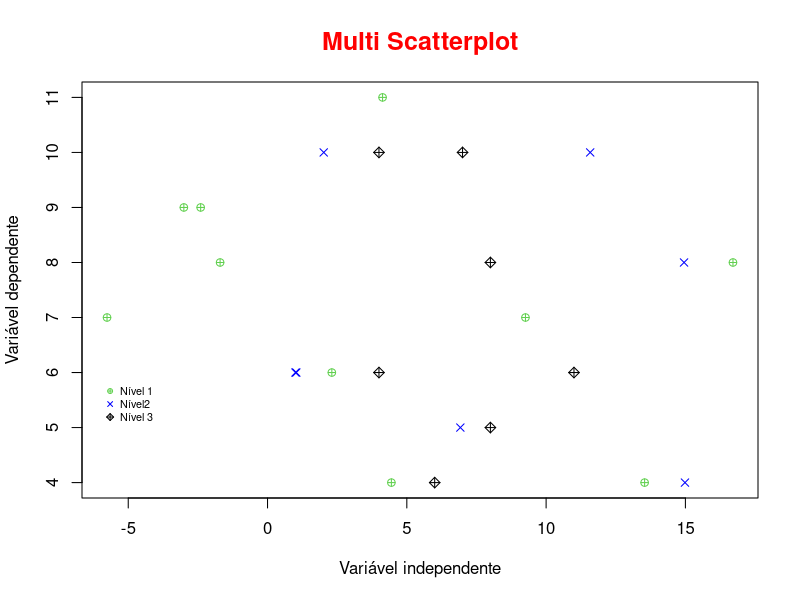

Recreate this plot in R.
# Scatterplots - Gráficos de Dispersão

# Obs.: Caso tenha problemas com a acentuação, consulte este llink:
# https://support.rstudio.com/hc/en-us/articles/200532197-Character-Encoding

# Configurando o diretório de trabalho
# Coloque entre aspas o diretório de trabalho que você está usando no seu computador
# Não use diretórios com espaço no nome
setwd("d:/Projetos/datascience/RFundamentos/Cap04")
getwd()

# O Scatterplot, ou gráfico de dispersão, permite avaliar a relação entre duas variáveis (duas colunas)
# Variável independente, no eixo X
# Variável dependente, no eixo Y
# Quando X cresce, o que acontecerá ao Y?
#------------------------------------------------------------------------------

# Define os dados
# O set.seed() permite repetir os dados "aleatórios" em diferentes momentos e ambientes
set.seed(67)
?set.seed

# Geram valores "aleatórios" (a partir do seed acima)
x = rnorm(10, 5, 7)
y = rpois(10, 7)
z = rnorm(10, 6, 7)
t = rpois(10, 9)

# Cria o plot
plot(x, y, col=123, pch=10, main="Multi Scatterplot", 
     col.main="red", cex.main=1.5, 
     xlab="Variável independente", ylab="Variável dependente")

# Adiciona outros dados
points(z, t, col="blue", pch=4)

# Adiciona outros dados
points(y, t, col=777, pch=9)

# Cria legenda
legend(-6, 5.9, legend=c("Nível 1", "Nível2", "Nível 3"), 
       col=c(123, "blue", 777), 
       pch=c(10, 4, 9), cex=0.65, bty="n")

